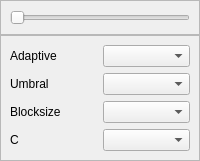
                            <widget class="QWidget" name="page_umbral_adaptive">
                             <layout class="QVBoxLayout" name="verticalLayout_25">
                              <property name="spacing">
                               <number>0</number>
                              </property>
                              <property name="leftMargin">
                               <number>0</number>
                              </property>
                              <property name="topMargin">
                               <number>0</number>
                              </property>
                              <property name="rightMargin">
                               <number>0</number>
                              </property>
                              <property name="bottomMargin">
                               <number>0</number>
                              </property>
                              <item>
                               <widget class="QFrame" name="frame_20">
                                <property name="frameShape">
                                 <enum>QFrame::StyledPanel</enum>
                                </property>
                                <property name="frameShadow">
                                 <enum>QFrame::Raised</enum>
                                </property>
                                <layout class="QVBoxLayout" name="verticalLayout_26">
                                 <item>
                                  <widget class="QSlider" name="slider_max_adaptive_umbral">
                                   <property name="orientation">
                                    <enum>Qt::Horizontal</enum>
                                   </property>
                                  </widget>
                                 </item>
                                </layout>
                               </widget>
                              </item>
                              <item>
                               <widget class="QFrame" name="frame_21">
                                <property name="frameShape">
                                 <enum>QFrame::StyledPanel</enum>
                                </property>
                                <property name="frameShadow">
                                 <enum>QFrame::Raised</enum>
                                </property>
                                <layout class="QGridLayout" name="gridLayout_7">
                                 <item row="1" column="1">
                                  <widget class="QComboBox" name="comboBox_umbral_2"/>
                                 </item>
                                 <item row="0" column="0">
                                  <widget class="QLabel" name="label_5">
                                   <property name="text">
                                    <string>Adaptive</string>
                                   </property>
                                  </widget>
                                 </item>
                                 <item row="2" column="0">
                                  <widget class="QLabel" name="label_10">
                                   <property name="text">
                                    <string>Blocksize</string>
                                   </property>
                                  </widget>
                                 </item>
                                 <item row="1" column="0">
                                  <widget class="QLabel" name="label_9">
                                   <property name="text">
                                    <string>Umbral</string>
                                   </property>
                                  </widget>
                                 </item>
                                 <item row="0" column="1">
                                  <widget class="QComboBox" name="comboBox_adaptive_umbral"/>
                                 </item>
                                 <item row="3" column="0">
                                  <widget class="QLabel" name="label_11">
                                   <property name="text">
                                    <string>C</string>
                                   </property>
                                  </widget>
                                 </item>
                                 <item row="2" column="1">
                                  <widget class="QComboBox" name="comboBox_blocksize_umbral"/>
                                 </item>
                                 <item row="3" column="1">
                                  <widget class="QComboBox" name="comboBox_c_umbral"/>
                                 </item>
                                </layout>
                               </widget>
                              </item>
                             </layout>
                            </widget>
